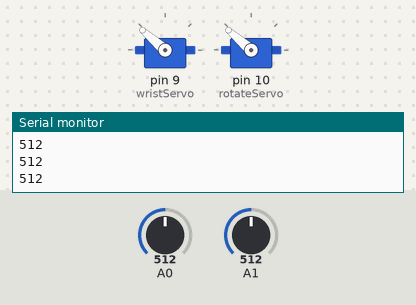
Recording of a sketch running on a simulated Arduino Uno, built with avr-gcc and run on an emulated ATmega328P. Shown: 2 × servo, the last lines printed to the serial monitor. Inputs (shaded band) come from the test bench; at power-on: A0 = 512, A1 = 512.

Above: at 1.2 s.
1.3 s: A0 set to 716
At 2.2 s:
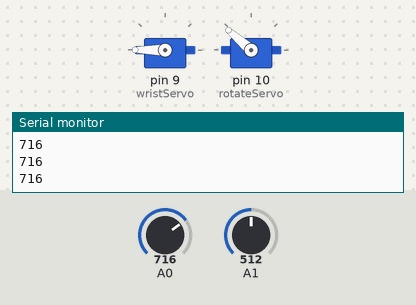
2.8 s: A1 set to 716
At 3.6 s:
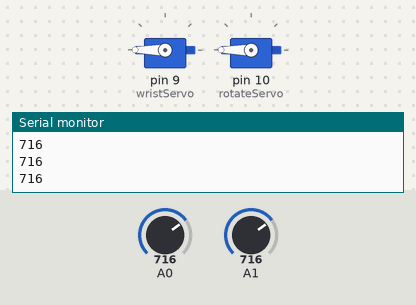
4.3 s: A0 set to 511
At 5.1 s:
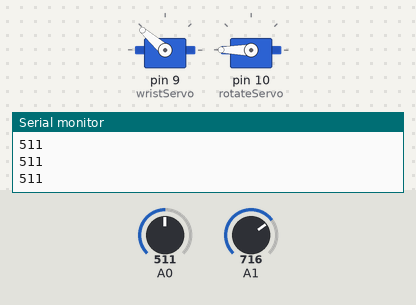
5.8 s: A1 set to 306
At 6.7 s:
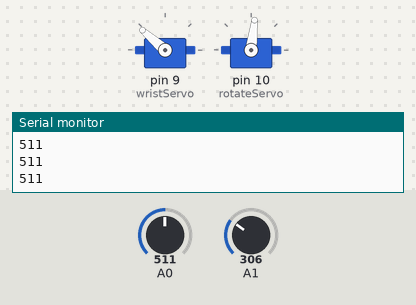
7.3 s: A0 set to 306
At 8.1 s:
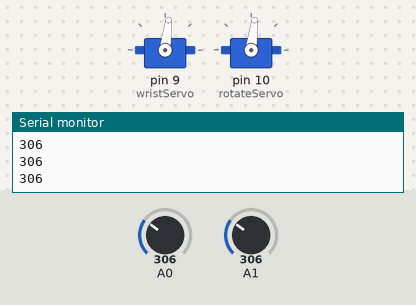
8.8 s: A1 set to 122
At 9.6 s:
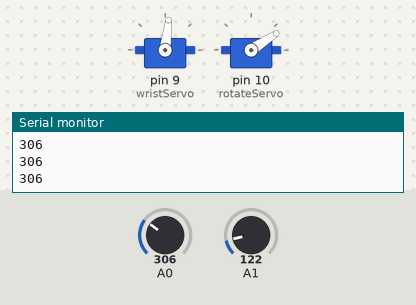
Timing chart, 0 to 11.3 s (numbered marks = the images above; inputs shaded):
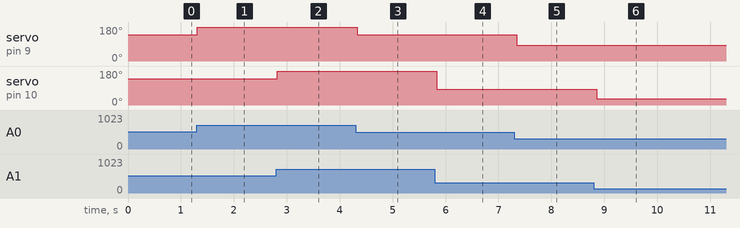

The sketch:

Basic_Movement_Of_Wrist_And_Roll.ino
```cpp
#include <Servo.h>
Servo wristServo;
Servo rotateServo;

void setup() {
  wristServo.attach(9);
  rotateServo.attach(10);
  Serial.begin(9600);
}

void loop() {
  int x = analogRead(A0);
  int y = analogRead(A1);
  int angle_x = map(x, 0, 660, 0, 180);
  int angle_y = map(y, 0, 660, 0, 180);
  wristServo.write(angle_x);
  rotateServo.write(angle_y);
  Serial.println(x);
  delay(100);
}
```

Measured:
- after the input at 1.3 s, servo on pin 9 (wristServo): 139° → 180° at once
- after the input at 2.8 s, servo on pin 10 (rotateServo): 139° → 180° at once
- after the input at 4.3 s, servo on pin 9 (wristServo): 180° → 139° at once
- after the input at 5.8 s, servo on pin 10 (rotateServo): 180° → 83° at once
- after the input at 7.3 s, servo on pin 9 (wristServo): 139° → 83° after 0.05 s
- after the input at 8.8 s, servo on pin 10 (rotateServo): 83° → 33° after 0.06 s
